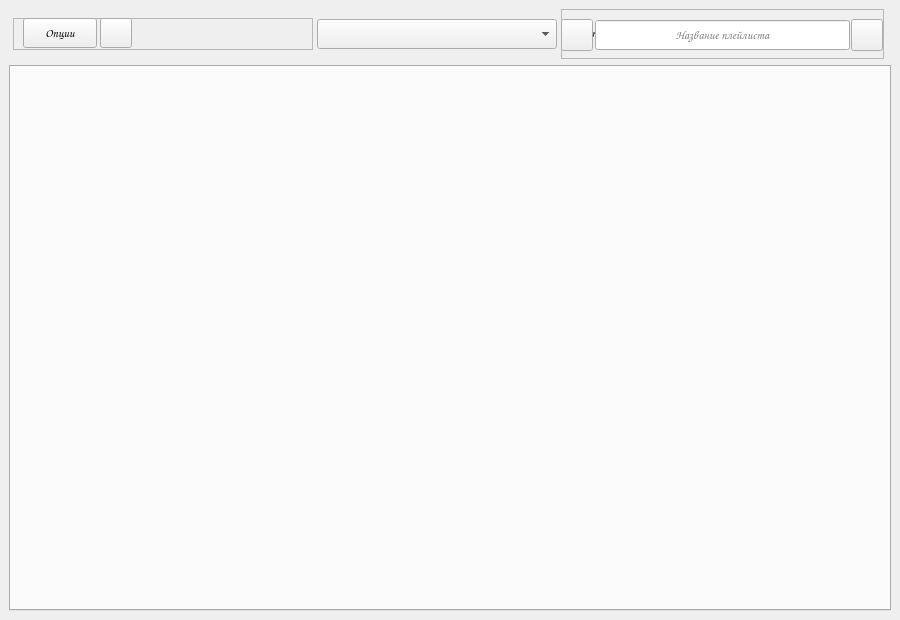
<?xml version="1.0" encoding="UTF-8"?>
<ui version="4.0">
 <class>MainWindow</class>
 <widget class="QMainWindow" name="MainWindow">
  <property name="geometry">
   <rect>
    <x>0</x>
    <y>0</y>
    <width>900</width>
    <height>620</height>
   </rect>
  </property>
  <property name="minimumSize">
   <size>
    <width>900</width>
    <height>345</height>
   </size>
  </property>
  <property name="font">
   <font>
    <family>Comic Sans MS</family>
   </font>
  </property>
  <property name="windowTitle">
   <string>PlayListStore 4</string>
  </property>
  <property name="windowIcon">
   <iconset>
    <normaloff>../icons/pls.png</normaloff>../icons/pls.png</iconset>
  </property>
  <property name="styleSheet">
   <string notr="true"/>
  </property>
  <property name="iconSize">
   <size>
    <width>64</width>
    <height>64</height>
   </size>
  </property>
  <widget class="QWidget" name="centralwidget">
   <layout class="QVBoxLayout" name="verticalLayout">
    <item>
     <widget class="QFrame" name="main_bar">
      <property name="minimumSize">
       <size>
        <width>0</width>
        <height>50</height>
       </size>
      </property>
      <property name="layoutDirection">
       <enum>Qt::LeftToRight</enum>
      </property>
      <layout class="QHBoxLayout" name="horizontalLayout">
       <property name="spacing">
        <number>0</number>
       </property>
       <property name="leftMargin">
        <number>0</number>
       </property>
       <property name="topMargin">
        <number>0</number>
       </property>
       <property name="rightMargin">
        <number>0</number>
       </property>
       <property name="bottomMargin">
        <number>0</number>
       </property>
       <item>
        <widget class="QFrame" name="frame_2">
         <property name="maximumSize">
          <size>
           <width>300</width>
           <height>32</height>
          </size>
         </property>
         <property name="frameShape">
          <enum>QFrame::StyledPanel</enum>
         </property>
         <property name="frameShadow">
          <enum>QFrame::Raised</enum>
         </property>
         <widget class="QPushButton" name="options">
          <property name="geometry">
           <rect>
            <x>10</x>
            <y>0</y>
            <width>74</width>
            <height>30</height>
           </rect>
          </property>
          <property name="cursor">
           <cursorShape>PointingHandCursor</cursorShape>
          </property>
          <property name="focusPolicy">
           <enum>Qt::NoFocus</enum>
          </property>
          <property name="text">
           <string>Опции</string>
          </property>
         </widget>
         <widget class="QToolButton" name="con_info">
          <property name="geometry">
           <rect>
            <x>87</x>
            <y>0</y>
            <width>32</width>
            <height>30</height>
           </rect>
          </property>
          <property name="cursor">
           <cursorShape>PointingHandCursor</cursorShape>
          </property>
          <property name="toolTip">
           <string>&lt;html&gt;&lt;head/&gt;&lt;body&gt;&lt;p&gt;&lt;span style=&quot; font-size:11pt; font-weight:600;&quot;&gt;Имеются продолжения!&lt;/span&gt;&lt;/p&gt;&lt;/body&gt;&lt;/html&gt;</string>
          </property>
          <property name="text">
           <string/>
          </property>
          <property name="icon">
           <iconset>
            <normaloff>../Icons/сon_info.png</normaloff>../Icons/сon_info.png</iconset>
          </property>
          <property name="iconSize">
           <size>
            <width>32</width>
            <height>32</height>
           </size>
          </property>
         </widget>
        </widget>
       </item>
       <item>
        <widget class="QComboBox" name="pl_list">
         <property name="minimumSize">
          <size>
           <width>100</width>
           <height>0</height>
          </size>
         </property>
         <property name="maximumSize">
          <size>
           <width>240</width>
           <height>30</height>
          </size>
         </property>
         <property name="cursor">
          <cursorShape>PointingHandCursor</cursorShape>
         </property>
         <property name="focusPolicy">
          <enum>Qt::NoFocus</enum>
         </property>
         <property name="editable">
          <bool>false</bool>
         </property>
         <property name="maxVisibleItems">
          <number>6</number>
         </property>
        </widget>
       </item>
       <item>
        <widget class="QFrame" name="frame">
         <property name="minimumSize">
          <size>
           <width>0</width>
           <height>50</height>
          </size>
         </property>
         <property name="maximumSize">
          <size>
           <width>323</width>
           <height>16777215</height>
          </size>
         </property>
         <property name="frameShape">
          <enum>QFrame::StyledPanel</enum>
         </property>
         <property name="frameShadow">
          <enum>QFrame::Raised</enum>
         </property>
         <widget class="QToolButton" name="add_pl">
          <property name="geometry">
           <rect>
            <x>290</x>
            <y>10</y>
            <width>32</width>
            <height>32</height>
           </rect>
          </property>
          <property name="cursor">
           <cursorShape>PointingHandCursor</cursorShape>
          </property>
          <property name="focusPolicy">
           <enum>Qt::NoFocus</enum>
          </property>
          <property name="toolTip">
           <string>&lt;html&gt;&lt;head/&gt;&lt;body&gt;&lt;p&gt;&lt;span style=&quot; font-size:11pt; font-weight:600; color:#000000;white-space: nowrap;&quot;&gt;Создать новый плейлист&lt;/span&gt;&lt;/p&gt;&lt;/body&gt;&lt;/html&gt;</string>
          </property>
          <property name="statusTip">
           <string/>
          </property>
          <property name="text">
           <string/>
          </property>
          <property name="icon">
           <iconset>
            <normaloff>../Icons/addP.png</normaloff>../Icons/addP.png</iconset>
          </property>
          <property name="iconSize">
           <size>
            <width>32</width>
            <height>32</height>
           </size>
          </property>
         </widget>
         <widget class="QLineEdit" name="pl_name">
          <property name="enabled">
           <bool>true</bool>
          </property>
          <property name="geometry">
           <rect>
            <x>34</x>
            <y>11</y>
            <width>255</width>
            <height>30</height>
           </rect>
          </property>
          <property name="toolTip">
           <string>&lt;html&gt;&lt;head/&gt;&lt;body&gt;&lt;p&gt;&lt;span style=&quot; font-size:12pt; font-weight:600;&quot;&gt;Введите название плейлиста&lt;/span&gt;&lt;/p&gt;&lt;/body&gt;&lt;/html&gt;</string>
          </property>
          <property name="statusTip">
           <string>Alo</string>
          </property>
          <property name="whatsThis">
           <string>Aloha</string>
          </property>
          <property name="inputMask">
           <string/>
          </property>
          <property name="text">
           <string/>
          </property>
          <property name="maxLength">
           <number>30</number>
          </property>
          <property name="echoMode">
           <enum>QLineEdit::Normal</enum>
          </property>
          <property name="alignment">
           <set>Qt::AlignCenter</set>
          </property>
          <property name="placeholderText">
           <string>Название плейлиста</string>
          </property>
          <property name="clearButtonEnabled">
           <bool>false</bool>
          </property>
         </widget>
         <widget class="QToolButton" name="close_pl_name">
          <property name="geometry">
           <rect>
            <x>0</x>
            <y>10</y>
            <width>32</width>
            <height>32</height>
           </rect>
          </property>
          <property name="minimumSize">
           <size>
            <width>30</width>
            <height>30</height>
           </size>
          </property>
          <property name="cursor">
           <cursorShape>PointingHandCursor</cursorShape>
          </property>
          <property name="focusPolicy">
           <enum>Qt::NoFocus</enum>
          </property>
          <property name="text">
           <string/>
          </property>
          <property name="icon">
           <iconset>
            <normaloff>../Icons/close.png</normaloff>../Icons/close.png</iconset>
          </property>
          <property name="iconSize">
           <size>
            <width>28</width>
            <height>28</height>
           </size>
          </property>
         </widget>
         <widget class="QLabel" name="viewed_count">
          <property name="geometry">
           <rect>
            <x>4</x>
            <y>-1</y>
            <width>253</width>
            <height>50</height>
           </rect>
          </property>
          <property name="maximumSize">
           <size>
            <width>400</width>
            <height>16777215</height>
           </size>
          </property>
          <property name="text">
           <string>Всего просмотрено:0</string>
          </property>
         </widget>
         <zorder>viewed_count</zorder>
         <zorder>add_pl</zorder>
         <zorder>pl_name</zorder>
         <zorder>close_pl_name</zorder>
        </widget>
       </item>
      </layout>
     </widget>
    </item>
    <item>
     <widget class="QTabWidget" name="tabWidget">
      <property name="focusPolicy">
       <enum>Qt::NoFocus</enum>
      </property>
      <property name="usesScrollButtons">
       <bool>false</bool>
      </property>
      <property name="tabsClosable">
       <bool>false</bool>
      </property>
      <property name="movable">
       <bool>false</bool>
      </property>
     </widget>
    </item>
   </layout>
  </widget>
 </widget>
 <tabstops>
  <tabstop>pl_name</tabstop>
  <tabstop>add_pl</tabstop>
  <tabstop>close_pl_name</tabstop>
  <tabstop>tabWidget</tabstop>
 </tabstops>
 <resources/>
 <connections/>
</ui>
